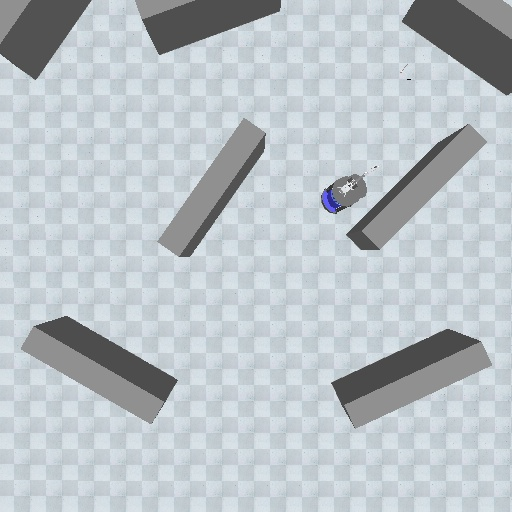
#> input picture Path tracking/path_tracking_vrep-master/Image_from_top.jpg, 512 x 512 px
$ jupyter execute --allow-errors path_tracking.ipynb   (shell and % lines are left out)   (older library calls are emulated)
#> lines starting #> are read from the running program, lines starting #| are printed output that depends on the picture; after the words box and inside, x2 and y2 are one past the last pixel; in counts of white or black regions, pixels touching at a corner belong together
[cell 1]
import cv2
import numpy as np
from queue import PriorityQueue
import matplotlib.pyplot as plt
try:
    import sim
except:
    print ('--------------------------------------------------------------')
    print ('"sim.py" could not be imported. This means very probably that')
    print ('either "sim.py" or the remoteApi library could not be found.')
    print ('Make sure both are in the same folder as this file,')
    print ('or appropriately adjust the file "sim.py"')
    print ('--------------------------------------------------------------')
    print ('')

import time
from IPython.display import clear_output
from IPython.display import display
import ctypes
#> (the rest of this cell did not finish here and is left out)

## load the saved image

[cell 2]
#img = cv2.imread("grid_with_orientation.png")
img = cv2.imread("Image_from_top.jpg")
#> img is the input picture: shape (512, 512, 3); mean B, G, R 199.2, 194.2, 186.4
img = cv2.cvtColor(img, cv2.COLOR_BGR2RGB)
plt.imshow(img)
#> (this line was passed over: IPython is not available in this run)
plt.show()

## Obstacle Grid

[cell 3]
def obstacles_grid(img):
    # getting the walls
    mask_wall = cv2.inRange(img, np.array([230,230,230]),np.array([240,240,240]))
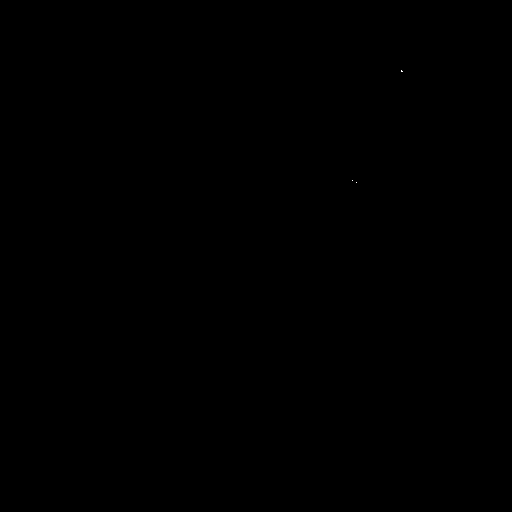
#> mask_wall: shape (512, 512); 0% white in thin lines or dots, all inside (x1, y1, x2, y2) = (352, 70, 403, 183)
    # getting the rims
    mask_rim = cv2.inRange(img, 0, 0)
#> mask_rim: shape (512, 512); every value is 0
    mask_total = cv2.bitwise_or(mask_wall,mask_rim,mask_rim)
    mask_total = cv2.bitwise_not(mask_total)
    return mask_total

[cell 4]
img_obs = obstacles_grid(img)
plt.imshow(img_obs, cmap="gray")
#> (this line was passed over: IPython is not available in this run)
plt.show()

## Robot position and orientation

[cell 5]
def get_front_disk_position (img):
    front_disk_mask = cv2.inRange(img, np.array([100,140,205]), np.array([105,145,210]))
    #im2, contours, hierarchy = cv2.findContours(front_disk_mask.copy(), cv2.RETR_EXTERNAL,cv2.CHAIN_APPROX_SIMPLE)
    contours, hierarchy = cv2.findContours(front_disk_mask.copy(), cv2.RETR_EXTERNAL,cv2.CHAIN_APPROX_SIMPLE)
#> contours = []
    #no need for the for loop but it is used to avoid errors
    for c in contours:
        # compute the center of the contour
        M = cv2.moments(c)
        cX = int(M["m10"] / M["m00"])
        cY = int(M["m01"] / M["m00"])
#> this loop made 0 passes
    return np.array([cY,cX])

# [11 lines left out: function get_back_disk_position, not called in this run]
def get_robot_orientation(img):
    front_disk_position = get_front_disk_position (img)
    rear_disk_position =  get_back_disk_position (img)
    orientation = np.arctan2(rear_disk_position[1]-front_disk_position[1] , rear_disk_position[0]-front_disk_position[0])
    return orientation

#> (a cell that did not finish here is left out)

[cell 7]
def get_robot_position(img):
    front_disk_position = get_front_disk_position (img)
    rear_disk_position =  get_back_disk_position (img)
    robot_pos = (front_disk_position+rear_disk_position)/2
    return tuple(robot_pos.astype('int'))

#> (a cell that did not finish here is left out)

## Goal Position

[cell 9]
def get_goal_position(img):
    goal_mask = cv2.inRange(img[:,:,1], 240, 255)
#> goal_mask: shape (512, 512); 0% white in thin lines or dots, all inside (x1, y1, x2, y2) = (348, 166, 379, 186)
    goal_mask = cv2.GaussianBlur(goal_mask, (9, 9), 0)
    #im2, contours, hierarchy = cv2.findContours(goal_mask.copy(), cv2.RETR_EXTERNAL,cv2.CHAIN_APPROX_SIMPLE)
    contours, hierarchy = cv2.findContours(goal_mask.copy(), cv2.RETR_EXTERNAL,cv2.CHAIN_APPROX_SIMPLE)
#> contours = 3 contours; box (x1, y1, x2, y2) and area: (344, 179, 357, 190) 88, (361, 168, 371, 177) 60, (374, 162, 383, 171) 48
    #no need for the for loop but it is used to avoid errors
    for c in contours:
        # compute the center of the contour
        M = cv2.moments(c)
        cX = int(M["m10"] / M["m00"])
        cY = int(M["m01"] / M["m00"])
#> this loop made 3 passes
#> (cX, cY) on passes 1 to 3: (350, 184), (365, 172), (378, 166)

    return goal_mask, (cY,cX)

[cell 10]
img_goal, center_goal = get_goal_position(img)
#> center_goal = (166, 378)
print(center_goal)
#| (166, 378)
plt.imshow(img_goal, cmap="gray")
#> (this line was passed over: IPython is not available in this run)
plt.show()
